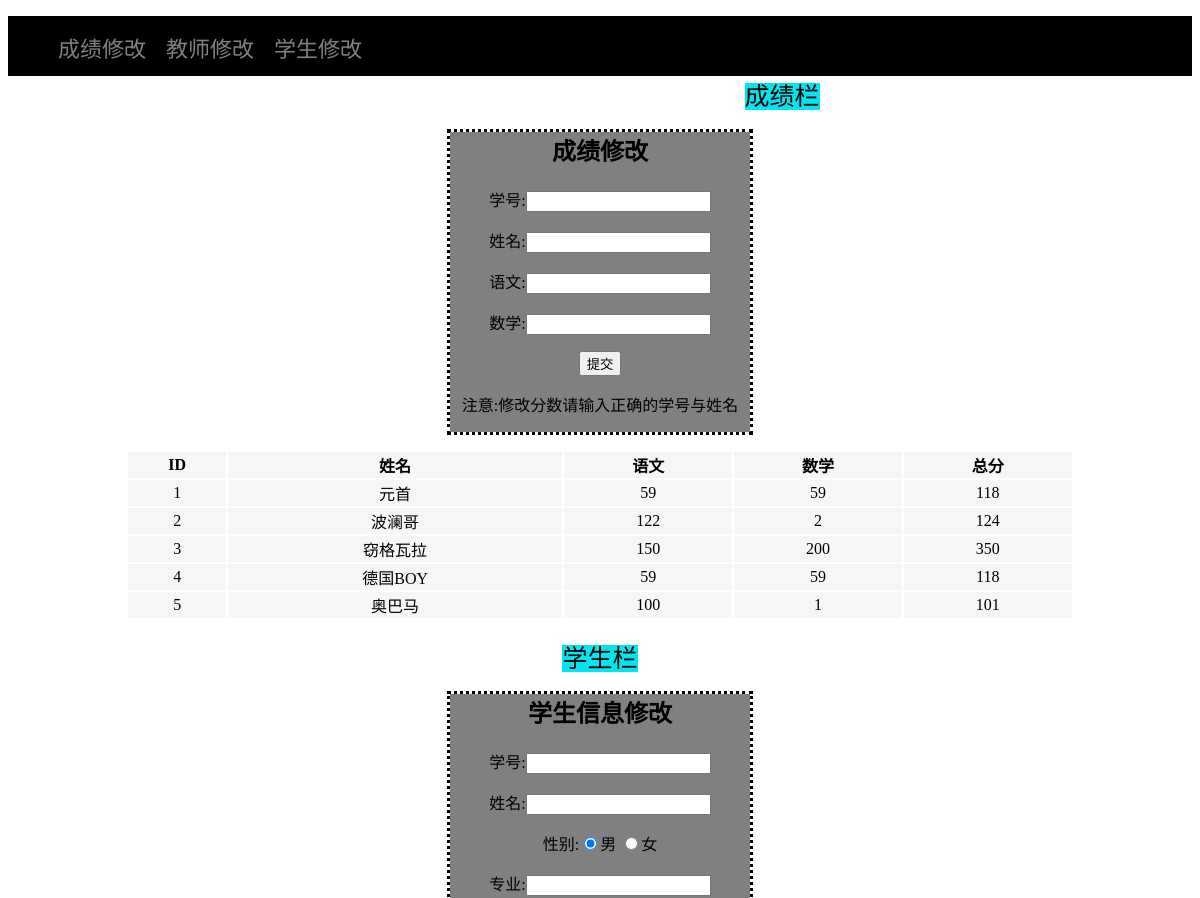
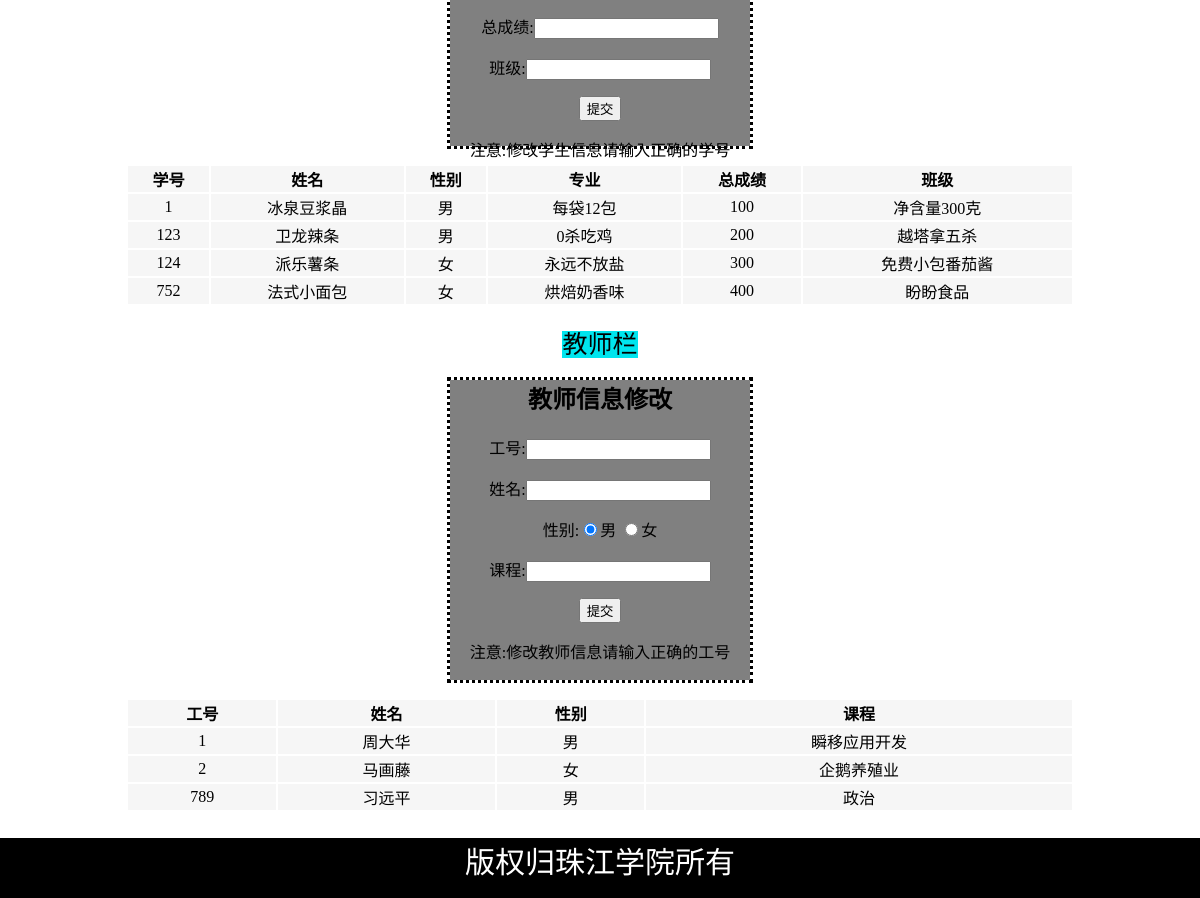
Screenshot of /updatedoc.php with the database file from the repository (2 pictures, top to bottom).
### tables this page shows
CREATE TABLE `score` (
  `id` int(11) NOT NULL AUTO_INCREMENT,
  `studentname` varchar(100) NOT NULL,
  `china` int(11) NOT NULL,
  `maths` int(11) NOT NULL,
  PRIMARY KEY (`id`)
);

CREATE TABLE `student` (
  `id` int(11) NOT NULL AUTO_INCREMENT,
  `name` varchar(100) NOT NULL,
  `sex` varchar(100) NOT NULL,
  `major` varchar(100) NOT NULL,
  `grade` varchar(100) NOT NULL,
  `class` varchar(100) NOT NULL,
  PRIMARY KEY (`id`)
);

CREATE TABLE `teacher` (
  `id` int(11) NOT NULL AUTO_INCREMENT,
  `name` varchar(100) NOT NULL,
  `sex` varchar(100) NOT NULL,
  `class` varchar(255) DEFAULT NULL,
  PRIMARY KEY (`id`)
);

### updatedoc.php (the view, shortened to what this page needs)
<!DOCTYPE html>
<html>
<head>
	<link href="style.css" rel="stylesheet" type="text/css" />
</head>
<body>
<header>
<ul>
    <li><a href="#gra_update">成绩修改</a></li>
    <li><a href="#tea_update">教师修改</a></li>
    <li><a href="#stu_update">学生修改</a></li>
</ul>
</header>
<center><h style = "font-size: 25px;background-color:#00E5EE">成绩栏</h></center>
<div id = "gra_update">
        <center>
        <form method="get" action="update_grade_save.php" enctype="multipart/form-data">
           <h2>成绩修改</h2>
          <p>学号:<input type="text" name="id"></p>
           <p>姓名:<input type="text" name="studentname"></p>
          <p>语文:<input type="number" name="china"></p>
          <p>数学:<input type="number" name="maths" ></p>
          <input type="submit" value="提交">
          <p>注意:修改分数请输入正确的学号与姓名</p>
        </form>
        </center>
</div><br/>
    <?php
    $result = mysql_query("SELECT * FROM score");
    echo "<table border='0'>
    <tr>
    <th>ID</th>
    <th>姓名</th>
    <th>语文</th>
    <th>数学</th>
    <th>总分</th>
    </tr>";
    while($row = mysql_fetch_array($result))
      {
        $a=array($row['china'],$row['maths']);
      echo "<tr>";
      echo "<td>" . $row['id'] . "</td>";
      echo "<td>" . $row['studentname'] . "</td>";
      echo "<td>" . $row['china'] . "</td>";
      echo "<td>" . $row['maths'] . "</td>";
      echo "<td>" . array_sum($a) . "</td>";
      echo "</tr>";
      }
    echo "</table>";
  ?>
<br/>
<center><h style = "font-size: 25px;background-color:#00E5EE">学生栏</h></center>
    <div id = "stu_update"  scrolling="auto">
        <center>
        <form method="get" action="update_stu_save.php" enctype="multipart/form-data">
           <h2>学生信息修改</h2>
          <p>学号:<input type="text" name="id"></p>
          <p>姓名:<input type="text" name="name"></p>
          <p>性别:<input type="radio" name="sex" value="男" checked>男
                 <input type="radio" name="sex" value="女">女
          </p>
          <p>专业:<input type="text" name="major"></p>
          <p>总成绩:<input type="number" name="grade"></p>
          <p>班级:<input type="text" name="class"></p>
          <input type="submit" value="提交">
          <p>注意:修改学生信息请输入正确的学号</p>
        </form>
        </center>
</div><br/>
  <?php
    $result = mysql_query("SELECT * FROM student");
    echo "<table border='0'>
    <tr>
    <th>学号</th>
    <th>姓名</th>
    <th>性别</th>
        <th>专业</th>
    <th>总成绩</th>
    <th>班级</th>
    </tr>";
    while($row = mysql_fetch_array($result))
      {
      echo "<tr>";
      echo "<td>" . $row['id'] . "</td>";
      echo "<td>" . $row['name'] . "</td>";
      echo "<td>" . $row['sex'] . "</td>";
      echo "<td>" . $row['major'] . "</td>";
      echo "<td>" . $row['grade'] . "</td>";
      echo "<td>" . $row['class'] . "</td>";
      echo "</tr>";
      }
    echo "</table>";
  ?>
  <br/>
  <center><h style = " font-size: 25px;background-color:#00E5EE">教师栏</h></center>
     <div id = "tea_update">
        <center>
        <form method="get" action="update_tea_save.php" enctype="multipart/form-data">
           <h2>教师信息修改</h2>
          <p>工号:<input type="text" name="id"></p>
          <p>姓名:<input type="text" name="name"></p>
          <p>性别:<input type="radio" name="sex" value="男" checked>男
                 <input type="radio" name="sex" value="女">女
          </p>
          <p>课程:<input type="text" name="class"></p>
          <input type="submit" value="提交">
          <p>注意:修改教师信息请输入正确的工号</p>
        </form>
        </center>
      </div><br/>
  <?php
    $result = mysql_query("SELECT * FROM teacher");
    echo "<table border='0'>
    <tr>
    <th>工号</th>
    <th>姓名</th>
    <th>性别</th>
    <th>课程</th>
    </tr>";
    while($row = mysql_fetch_array($result))
      {
      echo "<tr>";
      echo "<td>" . $row['id'] . "</td>";
      echo "<td>" . $row['name'] . "</td>";
      echo "<td>" . $row['sex'] . "</td>";
      echo "<td>" . $row['class'] . "</td>";
      echo "</tr>";
      }
    echo "</table>";
  ?>
<br/>
   <footer>
    版权归珠江学院所有
   </footer>
</body>
</html>

### style.css (style rules this page uses)
header ul { list-style:none; }
header ul li { float:left; padding: 15px 10px; font-size: 22px; text-decoration:none; }
#gra_update { margin:0 auto; background-color: gray; outline-style:dotted; width:300px; height:300px; }
#stu_update { margin:0 auto; background-color: gray; outline-style:dotted; width:300px; height:350px; }
#tea_update { margin:0 auto; background-color: gray; outline-style:dotted; width:300px; height:300px; }
body { padding-bottom: 60px; background-image: url(img/1.gif); background-size: 110% auto; background-repeat:no-repeat; background-attachment: fixed; }
footer { text-align: center; width:100%; height: 60px; background-color: #000; position: fixed; bottom:0px; left: 0px; color:#fff; font-family: 隶书; font-size: 30px; }
a:link,a:active,a:visited { text-decoration:none; color:gray; }

### updatedoc.php (style rules this page uses)
table { width:80%; margin:0 auto; }
table tr { background-color: #f6f6f6; height:10px; }
table tr td { text-align: center; }

### rows the page displays
score: id "1", studentname "元首", china "59", maths "59", array_sum($a) "118"
score: id "2", studentname "波澜哥", china "122", maths "2", array_sum($a) "124"
score: id "3", studentname "窃格瓦拉", china "150", maths "200", array_sum($a) "350"
score: id "4", studentname "德国BOY", china "59", maths "59", array_sum($a) "118"
score: id "5", studentname "奥巴马", china "100", maths "1", array_sum($a) "101"
student: id "1", name "冰泉豆浆晶", sex "男", major "每袋12包", grade "100", class "净含量300克"
student: id "123", name "卫龙辣条", sex "男", major "0杀吃鸡", grade "200", class "越塔拿五杀"
student: id "124", name "派乐薯条", sex "女", major "永远不放盐", grade "300", class "免费小包番茄酱"
student: id "752", name "法式小面包", sex "女", major "烘焙奶香味", grade "400", class "盼盼食品"
teacher: id "1", name "周大华", sex "男", class "瞬移应用开发"
teacher: id "2", name "马画藤", sex "女", class "企鹅养殖业"
teacher: id "789", name "习远平", sex "男", class "政治"
